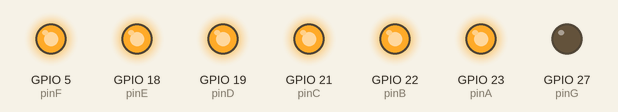
Bench run of a sketch on a simulated ESP32. On the bench: output pins drawn as LEDs (lit = HIGH).

Above: at 0.5 s.
At 2.5 s:
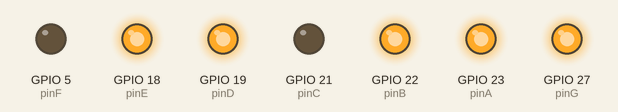
At 3.5 s:
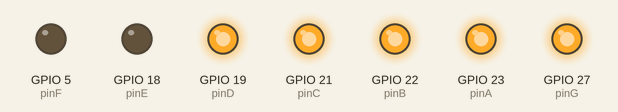
At 5.5 s:
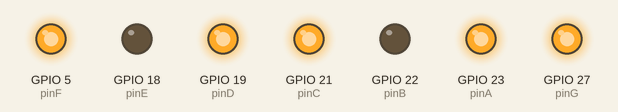
At 8.5 s:
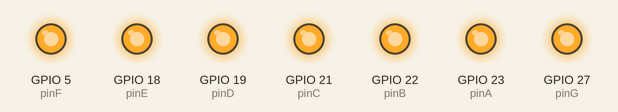
At 11.5 s:
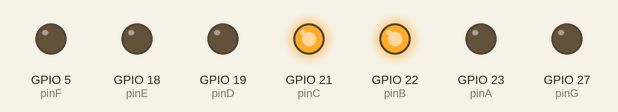
Timing chart, 0 to 13.0 s (numbered marks = the images above):
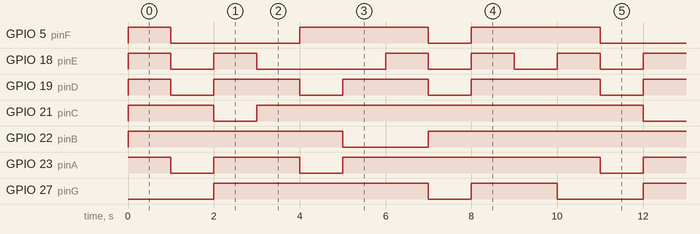

Measured:
- by itself, GPIO 5 (pinF): repeats every 10.0 s: LOW 3.0 s, HIGH 3.0 s, LOW 1.0 s, HIGH 3.0 s
- by itself, GPIO 18 (pinE): repeats every 10.0 s: LOW 1.0 s, HIGH 1.0 s, LOW 3.0 s, 2 × (HIGH 1.0 s, LOW 1.0 s), HIGH 1.0 s
- by itself, GPIO 19 (pinD): repeats every 10.0 s: 2 × (LOW 1.0 s, HIGH 2.0 s), LOW 1.0 s, HIGH 3.0 s
- by itself, GPIO 21 (pinC): repeats every 10.0 s: LOW 1.0 s, HIGH 9.0 s
- by itself, GPIO 22 (pinB): repeats every 10.0 s: LOW 2.0 s, HIGH 8.0 s
- by itself, GPIO 23 (pinA): repeats every 10.0 s: LOW 1.0 s, HIGH 2.0 s, LOW 1.0 s, HIGH 6.0 s
- by itself, GPIO 27 (pinG): repeats every 10.0 s: LOW 1.0 s, HIGH 2.0 s, LOW 2.0 s, HIGH 5.0 s

The sketch:

seven_digit_test.ino
```cpp
int pinA = 23;
int pinB = 22;
int pinC = 21;
int pinD = 19;
int pinE = 18;
int pinF = 5;
int pinG = 27;

int t = 1000;


void setup() {
  Serial.begin(9600);
  pinMode(pinA, OUTPUT);
  pinMode(pinB, OUTPUT);
  pinMode(pinC, OUTPUT);
  pinMode(pinD, OUTPUT);
  pinMode(pinE, OUTPUT);
  pinMode(pinF, OUTPUT);
  pinMode(pinG, OUTPUT);

}

void loop() {
   a_0();
   delay(t);
   a_1();
   delay(t);
   a_2();
   delay(t);
   a_3();
   delay(t);
   a_4();
   delay(t);
   a_5();
   delay(t);
   a_6();
   delay(t);
   a_7();
   delay(t);
   a_8();
   delay(t);
   a_9();
   delay(t);


}

void a_0(){
  digitalWrite(pinA, HIGH);
  digitalWrite(pinB, HIGH);
  digitalWrite(pinC, HIGH);
  digitalWrite(pinD, HIGH);
  digitalWrite(pinE, HIGH);
  digitalWrite(pinF, HIGH);
  digitalWrite(pinG, LOW);
}

void a_1(){
  digitalWrite(pinA, LOW);
  digitalWrite(pinB, HIGH);
  digitalWrite(pinC, HIGH);
  digitalWrite(pinD, LOW);
  digitalWrite(pinE, LOW);
  digitalWrite(pinF, LOW);
  digitalWrite(pinG, LOW);
}

void a_2(){
  digitalWrite(pinA, HIGH);
  digitalWrite(pinB, HIGH);
  digitalWrite(pinC, LOW);
  digitalWrite(pinD, HIGH);
  digitalWrite(pinE, HIGH);
  digitalWrite(pinF, LOW);
  digitalWrite(pinG, HIGH);
}

void a_3(){
  digitalWrite(pinA, HIGH);
  digitalWrite(pinB, HIGH);
  digitalWrite(pinC, HIGH);
  digitalWrite(pinD, HIGH);
  digitalWrite(pinE, LOW);
  digitalWrite(pinF, LOW);
  digitalWrite(pinG, HIGH);
}

void a_4(){
  digitalWrite(pinA, LOW);
  digitalWrite(pinB, HIGH);
  digitalWrite(pinC, HIGH);
  digitalWrite(pinD, LOW);
  digitalWrite(pinE, LOW);
  digitalWrite(pinF, HIGH);
  digitalWrite(pinG, HIGH);
}

void a_5(){
  digitalWrite(pinA, HIGH);
  digitalWrite(pinB, LOW);
  digitalWrite(pinC, HIGH);
  digitalWrite(pinD, HIGH);
  digitalWrite(pinE, LOW);
  digitalWrite(pinF, HIGH);
  digitalWrite(pinG, HIGH);
}

void a_6(){
  digitalWrite(pinA, HIGH);
  digitalWrite(pinB, LOW);
  digitalWrite(pinC, HIGH);
  digitalWrite(pinD, HIGH);
  digitalWrite(pinE, HIGH);
  digitalWrite(pinF, HIGH);
  digitalWrite(pinG, HIGH);
}

void a_7(){
  digitalWrite(pinA, HIGH);
  digitalWrite(pinB, HIGH);
  digitalWrite(pinC, HIGH);
  digitalWrite(pinD, LOW);
  digitalWrite(pinE, LOW);
  digitalWrite(pinF, LOW);
  digitalWrite(pinG, LOW);
}

void a_8(){
  digitalWrite(pinA, HIGH);
  digitalWrite(pinB, HIGH);
  digitalWrite(pinC, HIGH);
  digitalWrite(pinD, HIGH);
  digitalWrite(pinE, HIGH);
  digitalWrite(pinF, HIGH);
  digitalWrite(pinG, HIGH);
}

void a_9(){
  digitalWrite(pinA, HIGH);
  digitalWrite(pinB, HIGH);
  digitalWrite(pinC, HIGH);
  digitalWrite(pinD, HIGH);
  digitalWrite(pinE, LOW);
  digitalWrite(pinF, HIGH);
  digitalWrite(pinG, HIGH);
}
```
